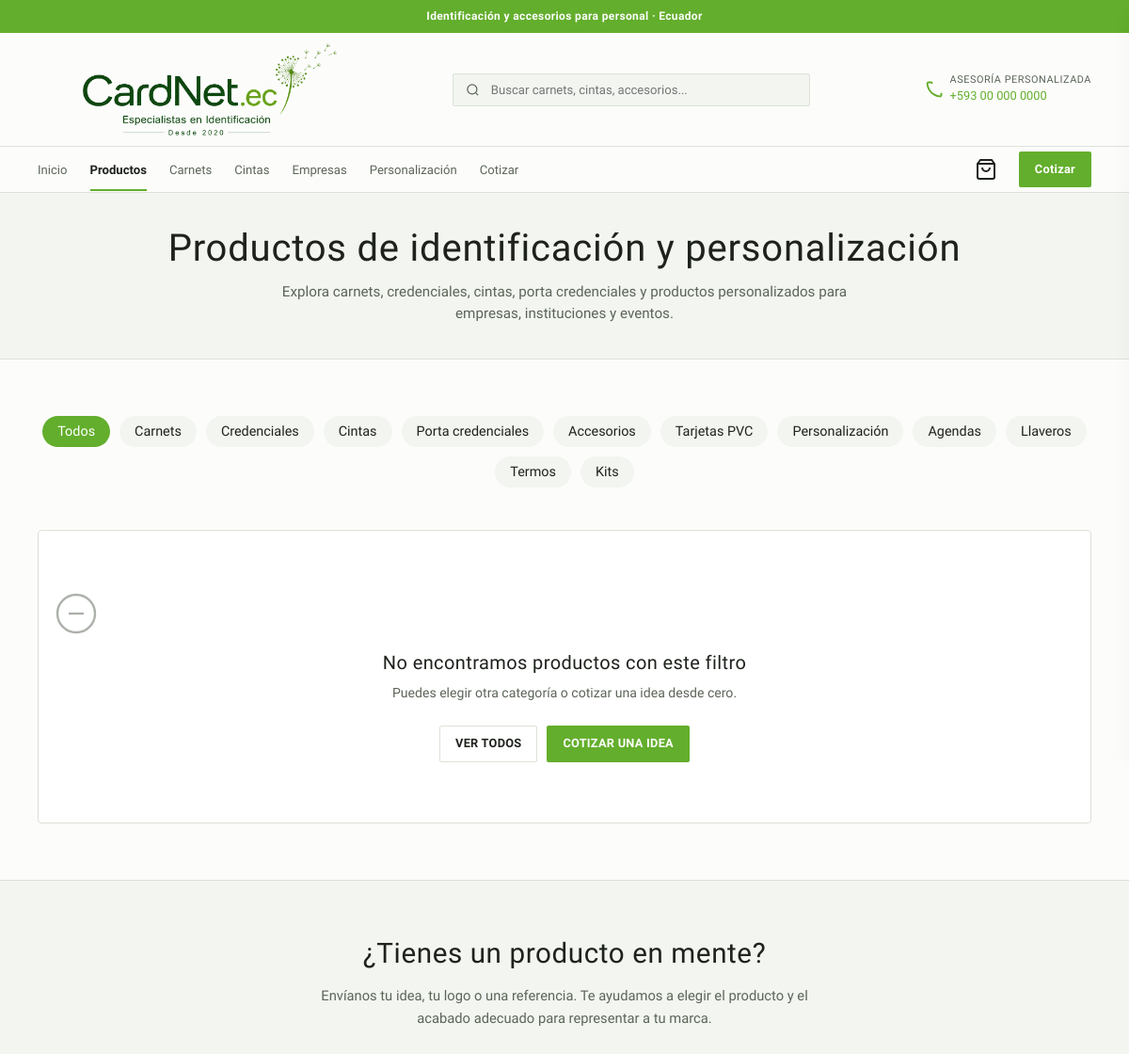
The page /productos.php?cat=carnets (upper part) on the database as committed earlier.
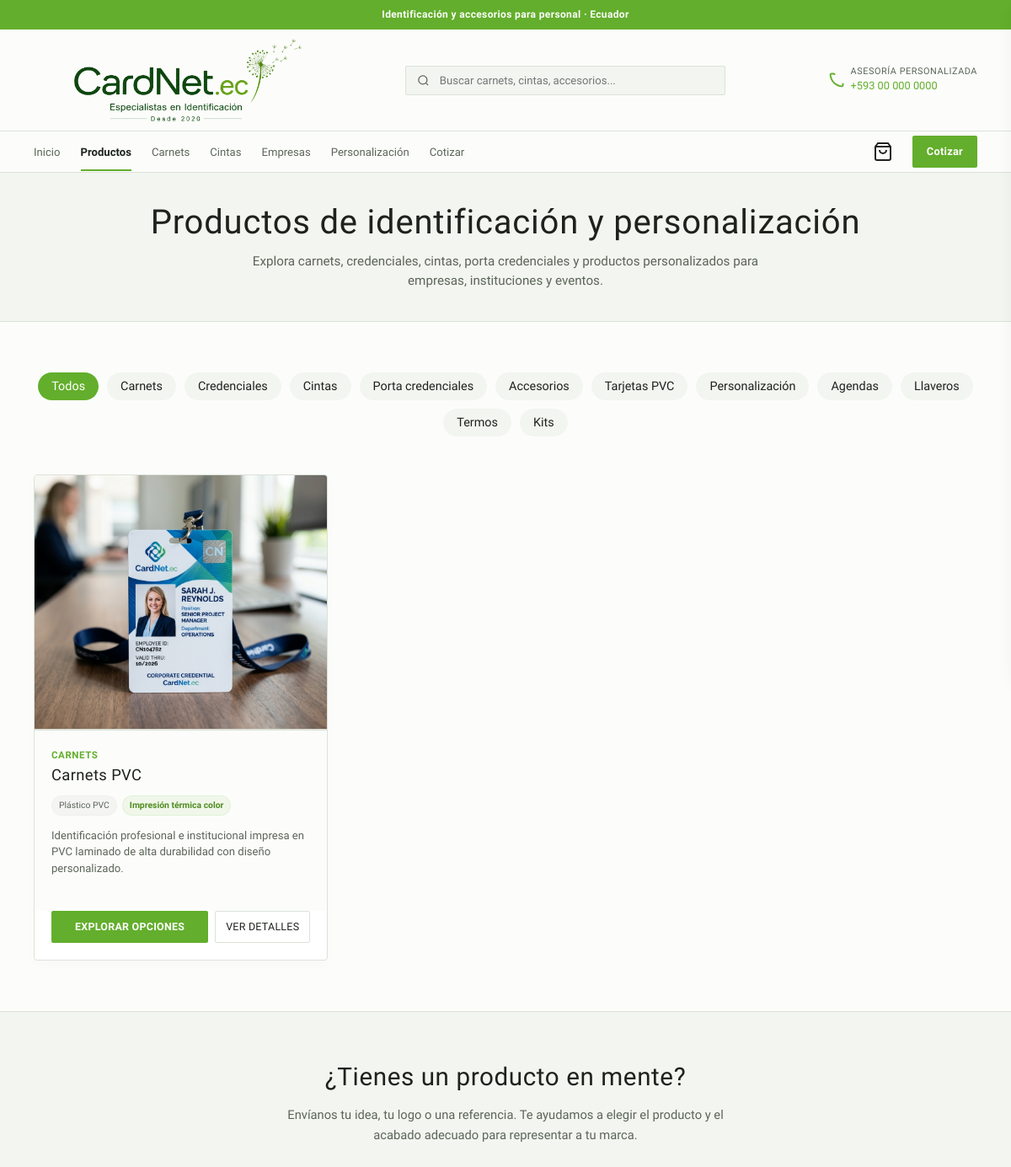
The same page on the database as committed later.
### tables this page shows
CREATE TABLE IF NOT EXISTS `productos` (
  `id` int(11) NOT NULL AUTO_INCREMENT,
  `name` varchar(255) NOT NULL,
  `slug` varchar(255) NOT NULL UNIQUE,
  `description_short` text DEFAULT NULL,
  `description_long` text DEFAULT NULL,
  `category_id` int(11) DEFAULT NULL,
  `category` varchar(100) NOT NULL,
  `image_main` varchar(255) DEFAULT NULL,
  `gallery_images` text DEFAULT NULL,
  `sku` varchar(50) DEFAULT NULL,
  `stock` int(11) DEFAULT 700,
  `price` decimal(10,2) DEFAULT 2.50,
  `volume_prices` text DEFAULT NULL,
  `materials_json` text DEFAULT NULL,
  `model_3d` varchar(255) DEFAULT NULL,
  `is_active` tinyint(1) DEFAULT 1,
  `is_featured` tinyint(1) DEFAULT 0,
  `allows_simulation` tinyint(1) DEFAULT 0,
  `cta_text` varchar(100) DEFAULT 'Quiero este acabado',
  `order_val` int(11) DEFAULT 0,
  PRIMARY KEY (`id`)
);

### db.php (called while the page is built, shortened)
<?php
function enrichProduct($prod) {
    $slug = $prod['slug'];
    $enriched = [
        'material' => 'Acero',
        'technique' => 'Grabado láser',
        'use' => 'Kits corporativos, eventos',
        'details' => 'Recomendado para regalos ejecutivos y promocionales de alta gama.'
    ];
    if (stripos($slug, 'termo') !== false) {
        $enriched['material'] = 'Acero';
        $enriched['technique'] = 'Grabado láser permanente';
        $enriched['use'] = 'Kits corporativos, eventos, uso diario';
        $enriched['details'] = 'Termo de doble pared de acero inoxidable que mantiene la temperatura. Ideal para personalización con grabado láser de acabado limpio.';
    } elseif (stripos($slug, 'llavero') !== false) {
        $enriched['material'] = 'Acero / Cuero';
        $enriched['technique'] = 'Grabado láser de fibra';
        $enriched['use'] = 'Regalos promocionales, merchandising';
        $enriched['details'] = 'Llavero robusto metálico con inserciones de cuero PU. Marcado indeleble de alta visibilidad para tu marca.';
    } elseif (stripos($slug, 'caja') !== false) {
        $enriched['material'] = 'Madera';
        $enriched['technique'] = 'Grabado láser CO2';
        $enriched['use'] = 'Empaque de regalo, botellas de vino, kits';
        $enriched['details'] = 'Caja de madera de pino o MDF con tapa deslizable. Grabado láser de gran contraste para presentaciones corporativas.';
    } elseif (stripos($slug, 'carnet') !== false || stripos($slug, 'credencial') !== false) {
        $enriched['material'] = 'Plástico PVC';
        $enriched['technique'] = 'Impresión térmica color';
        $enriched['use'] = 'Identificación institucional, seguridad, eventos';
        $enriched['details'] = 'Carnets impresos en PVC laminado de alta duración. Compatible con código de barras, QR y chips de proximidad.';
    }
    return array_merge($prod, $enriched);
}

### productos.php (the view, shortened to what the changed rows need)
<?php
require_once 'db.php';
$category_filter = isset($_GET['cat']) ? trim($_GET['cat']) : '';
try {
    if ($category_filter) {
        $stmtProds = $pdo->prepare("SELECT p.*, c.slug as cat_slug FROM productos p LEFT JOIN categorias c ON p.category_id = c.id WHERE p.is_active = 1 AND p.name NOT LIKE '%test%' AND p.name NOT LIKE '%Taza%' AND p.name NOT LIKE '%demo%' AND c.slug = ? ORDER BY p.order_val ASC");
        $stmtProds->execute([$category_filter]);
    } else {
        $stmtProds = $pdo->query("SELECT p.*, c.slug as cat_slug FROM productos p LEFT JOIN categorias c ON p.category_id = c.id WHERE p.is_active = 1 AND p.name NOT LIKE '%test%' AND p.name NOT LIKE '%Taza%' AND p.name NOT LIKE '%demo%' ORDER BY p.order_val ASC");
    }
    $products = $stmtProds->fetchAll();
} catch (PDOException $e) {
    $products = [];
}
?>
<!DOCTYPE html>
<html lang="es">
<head>
    <link rel="stylesheet" href="css/base.css?v=2.0">
    <link rel="stylesheet" href="css/layout.css?v=2.0">
    <link rel="stylesheet" href="css/components.css?v=2.0">
    <link rel="stylesheet" href="css/pages.css?v=2.0">
    <link rel="stylesheet" href="css/animations.css?v=1.1.2">
</head>
<body>
    <div class="page-header-block">
        <div class="container">
            <h1 class="page-header-title">Productos de identificación y personalización</h1>
        </div>
    </div>
    <main class="section-padding container">
        <div class="grid-3">
            <?php if (!empty($products)): ?>
                <?php foreach ($products as $prod): ?>
                    <?php
                    $enriched = enrichProduct($prod);
                    $prod_gallery = json_decode($prod['gallery_images'], true) ?: [];
                    if ($prod['image_main']) {
                        array_unshift($prod_gallery, $prod['image_main']);
                    }
                    $prod_gallery = array_unique($prod_gallery);
                    $prod_gallery_paths = array_map(function($img) {
                        return 'uploads/' . $img;
                    }, $prod_gallery);
                    $prod_gallery_json = json_encode(array_values($prod_gallery_paths));
                    ?>
                    <div class="product-card catalog-product-item reveal-on-scroll"
                         data-name="<?php echo htmlspecialchars($enriched['name']); ?>"
                         data-category="<?php echo htmlspecialchars($enriched['category']); ?>"
                         data-material="<?php echo htmlspecialchars($enriched['material']); ?>"
                         data-technique="<?php echo htmlspecialchars($enriched['technique']); ?>"
                         data-use="<?php echo htmlspecialchars($enriched['use']); ?>"
                         data-gallery='<?php echo htmlspecialchars($prod_gallery_json, ENT_QUOTES, 'UTF-8'); ?>'
                         style="background: white; border: 1px solid var(--border); border-radius: var(--radius-md); overflow: hidden; display: flex; flex-direction: column; padding: 0; transition: transform 0.25s ease, border-color 0.25s ease;">
                        <a href="producto.php?slug=<?php echo htmlspecialchars($prod['slug']); ?>" style="text-decoration: none; color: inherit; display: block; flex-grow: 1;">
                            <div class="product-card-image-wrap" style="position: relative; overflow: hidden; aspect-ratio: 1.15; background: var(--surface-light); border-bottom: 1px solid var(--border);">
                                <?php if ($prod['image_main']): ?>
                                    <img src="uploads/<?php echo htmlspecialchars($prod['image_main']); ?>" style="width:100%; height:100%; object-fit:cover; transition: transform 0.4s ease;" loading="lazy" alt="<?php echo htmlspecialchars($prod['name']); ?>">
                                <?php endif; ?>
                            </div>
                            <div class="product-card-body" style="padding: 1.25rem; display: flex; flex-direction: column;">
                                <span class="product-card-price" style="font-size: 0.72rem; text-transform: uppercase; letter-spacing: 0.05em; color: var(--primary); font-weight: 600; display: block; margin-bottom: 4px;"><?php echo htmlspecialchars($enriched['category']); ?></span>
                                <h3 class="product-card-title" style="margin-bottom: 0.5rem; font-size: 1.15rem; font-family: var(--font-heading); color: var(--dark); font-weight: 500; line-height: 1.2;"><?php echo htmlspecialchars($enriched['name']); ?></h3>
                                <div class="product-specs-badges" style="display: flex; gap: 6px; flex-wrap: wrap; margin-bottom: 0.85rem; margin-top: 0.25rem;">
                                    <span style="font-size: 0.65rem; background: rgba(0,0,0,0.03); color: var(--text-muted); padding: 3px 8px; border-radius: 20px; font-weight: 500; border: 1px solid rgba(0,0,0,0.02);"><?php echo htmlspecialchars($enriched['material']); ?></span>
                                    <span style="font-size: 0.65rem; background: rgba(99, 174, 44, 0.08); color: var(--primary-hover); padding: 3px 8px; border-radius: 20px; font-weight: 600; border: 1px solid rgba(99, 174, 44, 0.1);"><?php echo htmlspecialchars($enriched['technique']); ?></span>
                                </div>
                                <p class="product-card-desc" style="font-size: 0.82rem; color: var(--text-muted); line-height: 1.5; margin-bottom: 1.25rem;"><?php echo htmlspecialchars($prod['description_short']); ?></p>
                            </div>
                        </a>
                        <div style="display: flex; gap: 8px; margin-top: auto; padding: 0 1.25rem 1.25rem 1.25rem;">
                            <?php
                            $btn_text = 'Cotizar este producto';
                            if (stripos($prod['slug'], 'termo') !== false) {
                                $btn_text = 'Cotizar este producto';
                            } elseif (stripos($prod['slug'], 'agenda') !== false) {
                                $btn_text = 'Quiero algo similar';
                            } elseif (stripos($prod['slug'], 'carnet') !== false || stripos($prod['slug'], 'credencial') !== false) {
                                $btn_text = 'Explorar opciones';
                            } elseif (stripos($prod['slug'], 'kit') !== false) {
                                $btn_text = 'Armar un kit';
                            }
                            ?>
                            <button class="btn btn-primary btn-add-to-quote"
                                    data-slug="<?php echo htmlspecialchars($prod['slug']); ?>"
                                    data-name="<?php echo htmlspecialchars($prod['name']); ?>"
                                    data-price="<?php echo (float)$prod['price']; ?>"
                                    style="flex-grow: 1; padding: 8px 12px; font-size: 0.78rem; font-weight: 600; white-space: nowrap; border: none; cursor: pointer;">
                                <?php echo $btn_text; ?>
                            </button>
                            <a href="producto.php?slug=<?php echo htmlspecialchars($prod['slug']); ?>" class="btn btn-secondary"
                                    style="padding: 8px 12px; font-size: 0.78rem; font-weight: 500; border: 1px solid var(--border); text-decoration: none; text-align: center; color: var(--dark); cursor: pointer; background: white;">
                                Ver detalles
                            </a>
                        </div>
                    </div>
                <?php endforeach; ?>
            <?php else: ?>
                <div style="grid-column: 1 / -1; text-align: center; color: var(--text-muted); padding: 4rem 1rem; background: white; border: 1px solid var(--border); border-radius: var(--radius-md); box-shadow: var(--shadow-sm);">
                    <svg viewBox="0 0 24 24" width="48" height="48" fill="none" stroke="currentColor" stroke-width="1.2" style="color: var(--text-muted); opacity: 0.5; margin-bottom: 1rem;">
                        <circle cx="12" cy="12" r="10"/><line x1="8" y1="12" x2="16" y2="12"/>
                    </svg>
                    <h3 style="font-family: var(--font-heading); font-size: 1.25rem; margin-bottom: 0.5rem; font-weight: 500;">No encontramos productos con este filtro</h3>
                    <p style="font-size: 0.88rem; margin-bottom: 1.5rem;">Puedes elegir otra categoría o cotizar una idea desde cero.</p>
                    <div style="display: flex; gap: 10px; justify-content: center;">
                        <a href="productos.php" class="btn btn-secondary" style="font-size: 0.8rem; padding: 8px 16px;">Ver todos</a>
                        <a href="cotizacion.php" class="btn btn-primary" style="font-size: 0.8rem; padding: 8px 16px;">Cotizar una idea</a>
                    </div>
                </div>
            <?php endif; ?>
        </div>
    </main>
    <section class="section-padding" style="background-color: var(--surface-light); border-top: 1px solid var(--border);">
        <div class="container" style="text-align: center; max-width: 650px;">
            <h2 style="font-family: var(--font-heading); font-size: 1.85rem; font-weight: 500; color: var(--dark); margin-bottom: 1rem;">¿Tienes un producto en mente?</h2>
        </div>
    </section>
</body>
</html>

Rows that differ between the two databases and show on the page:
now on this page (row edited): productos: image_main (picture), category "CARNETS", name "Carnets PVC", material "Plástico PVC", technique "Impresión térmica color", description_short "Identificación profesional e institucional impresa en PVC laminado de alta durabilidad con diseño personalizado.", slug "EXPLORAR OPCIONES"
Other text that changed with them:
text no longer shown: "No encontramos productos con este filtro Puedes elegir otra categoría o cotizar una idea desde cero. VER TODOS COTIZAR UNA IDEA"
